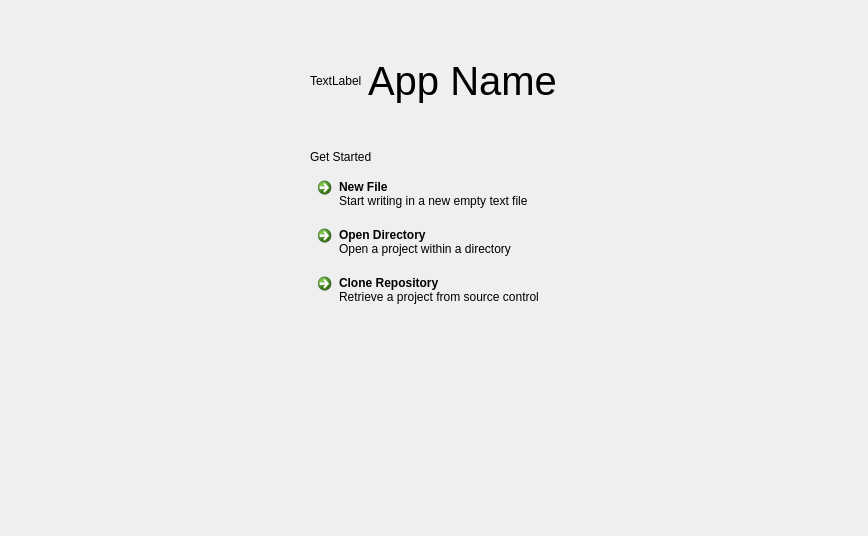
<?xml version="1.0" encoding="UTF-8"?>
<ui version="4.0">
 <class>LandingPage</class>
 <widget class="QWidget" name="LandingPage">
  <property name="geometry">
   <rect>
    <x>0</x>
    <y>0</y>
    <width>868</width>
    <height>536</height>
   </rect>
  </property>
  <property name="windowTitle">
   <string>Form</string>
  </property>
  <layout class="QVBoxLayout" name="verticalLayout">
   <property name="spacing">
    <number>0</number>
   </property>
   <property name="leftMargin">
    <number>0</number>
   </property>
   <property name="topMargin">
    <number>0</number>
   </property>
   <property name="rightMargin">
    <number>0</number>
   </property>
   <property name="bottomMargin">
    <number>0</number>
   </property>
   <item>
    <widget class="QScrollArea" name="scrollArea">
     <property name="frameShape">
      <enum>QFrame::NoFrame</enum>
     </property>
     <property name="widgetResizable">
      <bool>true</bool>
     </property>
     <widget class="QWidget" name="scrollAreaWidgetContents">
      <property name="geometry">
       <rect>
        <x>0</x>
        <y>0</y>
        <width>868</width>
        <height>536</height>
       </rect>
      </property>
      <layout class="QVBoxLayout" name="verticalLayout_3">
       <item alignment="Qt::AlignHCenter">
        <widget class="QWidget" name="containerWidget" native="true">
         <layout class="QVBoxLayout" name="verticalLayout_2">
          <item>
           <spacer name="verticalSpacer_2">
            <property name="orientation">
             <enum>Qt::Vertical</enum>
            </property>
            <property name="sizeType">
             <enum>QSizePolicy::Fixed</enum>
            </property>
            <property name="sizeHint" stdset="0">
             <size>
              <width>20</width>
              <height>40</height>
             </size>
            </property>
           </spacer>
          </item>
          <item alignment="Qt::AlignHCenter">
           <widget class="QWidget" name="" native="true">
            <layout class="QHBoxLayout" name="horizontalLayout">
             <property name="leftMargin">
              <number>0</number>
             </property>
             <property name="topMargin">
              <number>0</number>
             </property>
             <property name="rightMargin">
              <number>0</number>
             </property>
             <property name="bottomMargin">
              <number>0</number>
             </property>
             <item>
              <widget class="QLabel" name="appIconLabel">
               <property name="text">
                <string notr="true">TextLabel</string>
               </property>
              </widget>
             </item>
             <item>
              <widget class="QLabel" name="appNameLabel">
               <property name="font">
                <font>
                 <pointsize>30</pointsize>
                </font>
               </property>
               <property name="text">
                <string notr="true">App Name</string>
               </property>
              </widget>
             </item>
            </layout>
           </widget>
          </item>
          <item>
           <spacer name="verticalSpacer_3">
            <property name="orientation">
             <enum>Qt::Vertical</enum>
            </property>
            <property name="sizeType">
             <enum>QSizePolicy::Fixed</enum>
            </property>
            <property name="sizeHint" stdset="0">
             <size>
              <width>20</width>
              <height>40</height>
             </size>
            </property>
           </spacer>
          </item>
          <item>
           <widget class="tSubtitleLabel" name="label">
            <property name="text">
             <string>Get Started</string>
            </property>
           </widget>
          </item>
          <item>
           <layout class="QVBoxLayout" name="verticalLayout_4">
            <property name="spacing">
             <number>0</number>
            </property>
            <property name="leftMargin">
             <number>0</number>
            </property>
            <property name="topMargin">
             <number>0</number>
            </property>
            <property name="rightMargin">
             <number>0</number>
            </property>
            <property name="bottomMargin">
             <number>0</number>
            </property>
            <item>
             <widget class="QCommandLinkButton" name="newFileButton">
              <property name="text">
               <string>New File</string>
              </property>
              <property name="description">
               <string>Start writing in a new empty text file</string>
              </property>
             </widget>
            </item>
            <item>
             <widget class="QCommandLinkButton" name="openProjectButton">
              <property name="text">
               <string>Open Directory</string>
              </property>
              <property name="description">
               <string>Open a project within a directory</string>
              </property>
             </widget>
            </item>
            <item>
             <widget class="QCommandLinkButton" name="cloneRepositoryButton">
              <property name="text">
               <string>Clone Repository</string>
              </property>
              <property name="description">
               <string>Retrieve a project from source control</string>
              </property>
             </widget>
            </item>
           </layout>
          </item>
         </layout>
        </widget>
       </item>
       <item>
        <spacer name="verticalSpacer">
         <property name="orientation">
          <enum>Qt::Vertical</enum>
         </property>
         <property name="sizeHint" stdset="0">
          <size>
           <width>20</width>
           <height>40</height>
          </size>
         </property>
        </spacer>
       </item>
      </layout>
     </widget>
    </widget>
   </item>
  </layout>
 </widget>
 <customwidgets>
  <customwidget>
   <class>tSubtitleLabel</class>
   <extends>QLabel</extends>
   <header location="global">tsubtitlelabel.h</header>
  </customwidget>
 </customwidgets>
 <resources/>
 <connections/>
</ui>
